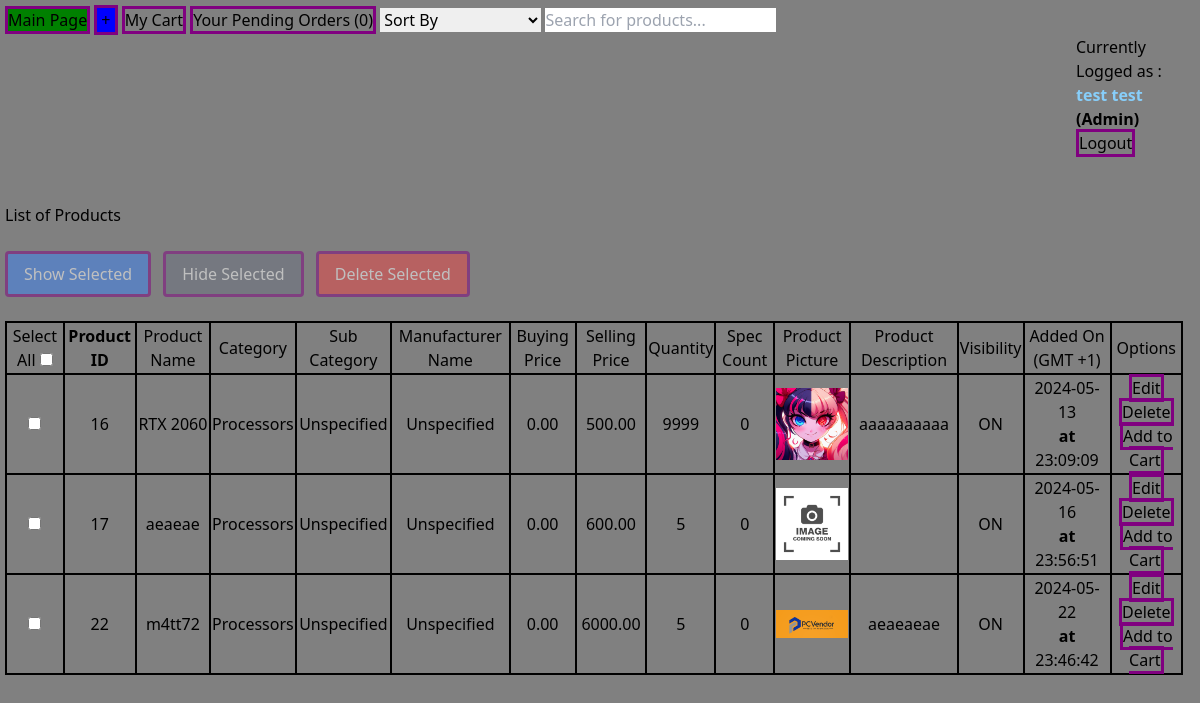
The app's page /Product/Products_List.php (signed in) with its own data.
### tables this page shows
CREATE TABLE `users` (
  `User_ID` int NOT NULL AUTO_INCREMENT,
  `User_Username` varchar(255) DEFAULT NULL,
  `User_FirstName` varchar(255) DEFAULT NULL,
  `User_LastName` varchar(255) DEFAULT NULL,
  `User_Phone` varchar(255) DEFAULT NULL,
  `User_Country` varchar(255) DEFAULT NULL,
  `User_Address` varchar(255) DEFAULT NULL,
  `User_Email` varchar(255) DEFAULT NULL,
  `User_Password` varchar(255) DEFAULT NULL,
  `User_RegisterationDate` timestamp NULL DEFAULT CURRENT_TIMESTAMP,
  `User_Role` enum('Owner','Admin','Client') NOT NULL DEFAULT 'Client',
  PRIMARY KEY (`User_ID`),
  UNIQUE KEY `User_Username` (`User_Username`)
);

CREATE TABLE `products` (
  `Product_ID` int NOT NULL AUTO_INCREMENT,
  `Product_Name` varchar(255) DEFAULT NULL,
  `Category_ID` int DEFAULT NULL,
  `SubCategory_ID` int DEFAULT NULL,
  `Product_Desc` varchar(2000) DEFAULT NULL,
  `Manufacturer_ID` int DEFAULT NULL,
  `Buying_Price` decimal(10,2) DEFAULT NULL,
  `Selling_Price` decimal(10,2) DEFAULT NULL,
  `Product_Quantity` int DEFAULT NULL,
  `Product_Visibility` enum('Visible','Invisible') NOT NULL DEFAULT 'Visible',
  `Date_Created` timestamp NULL DEFAULT CURRENT_TIMESTAMP,
  `Product_Picture` varchar(255) DEFAULT NULL,
  PRIMARY KEY (`Product_ID`),
  KEY `Category_ID` (`Category_ID`),
  KEY `SubCategory_ID` (`SubCategory_ID`),
  KEY `Manufacturer_ID` (`Manufacturer_ID`),
  CONSTRAINT `products_ibfk_1` FOREIGN KEY (`Category_ID`) REFERENCES `categories` (`Category_ID`),
  CONSTRAINT `products_ibfk_2` FOREIGN KEY (`SubCategory_ID`) REFERENCES `subcategories` (`SubCategory_ID`),
  CONSTRAINT `products_ibfk_3` FOREIGN KEY (`Manufacturer_ID`) REFERENCES `manufacturers` (`Manufacturer_ID`),
  CONSTRAINT `chk_buying_price` CHECK ((`Buying_Price` <= `Selling_Price`))
);

CREATE TABLE `categories` (
  `Category_ID` int NOT NULL AUTO_INCREMENT,
  `Category_Name` varchar(100) DEFAULT 'Unspecified',
  `Category_Desc` varchar(2000) DEFAULT NULL,
  PRIMARY KEY (`Category_ID`),
  UNIQUE KEY `UC_Category_Name` (`Category_Name`),
  UNIQUE KEY `Category_Name` (`Category_Name`)
);

CREATE TABLE `subcategories` (
  `SubCategory_ID` int NOT NULL AUTO_INCREMENT,
  `SubCategory_Name` varchar(100) DEFAULT NULL,
  `SubCategory_Desc` varchar(2000) DEFAULT NULL,
  `Category_ID` int DEFAULT NULL,
  PRIMARY KEY (`SubCategory_ID`),
  KEY `Category_ID` (`Category_ID`),
  CONSTRAINT `subcategories_ibfk_1` FOREIGN KEY (`Category_ID`) REFERENCES `categories` (`Category_ID`)
);

CREATE TABLE `manufacturers` (
  `Manufacturer_ID` int NOT NULL AUTO_INCREMENT,
  `Manufacturer_Name` varchar(100) DEFAULT 'Unspecified',
  `Manufacturer_Desc` varchar(2000) DEFAULT NULL,
  PRIMARY KEY (`Manufacturer_ID`)
);

### Product/Products_List.php (the view, shortened to what this page needs)
<!DOCTYPE html>
<html lang="en">
<head>
    <link href="../output.css" rel="stylesheet">
    <?php
    include_once ("../DB_Connexion.php");
    $userId = $_SESSION['User_ID'];
    $query = "SELECT User_Role, User_Username , User_FirstName , User_LastName FROM Users WHERE User_ID = :userId";
    $pdostmt = $connexion->prepare($query);
    $pdostmt->execute([':userId' => $userId]);
    if ($row = $pdostmt->fetch(PDO::FETCH_ASSOC)) {
        $userRole = $row['User_Role'];
        $User_FullName = $row['User_FirstName']. ' ' .  $row['User_LastName'];
    }
    $Order_Pending = "SELECT Order_ID FROM Orders WHERE User_ID = :userId";
    $pdostmt = $connexion->prepare($Order_Pending);
    $pdostmt->execute([':userId' => $userId]);
    $Order_Count = $pdostmt->rowCount();
    $query = "SELECT P.Product_ID, P.Date_Created, P.Product_Name, C.Category_Name, S.SubCategory_Name, M.Manufacturer_Name, P.Selling_Price, P.Buying_Price ,
                P.Product_Quantity, P.Product_Picture, P.Product_Desc, P.Product_Visibility
                FROM Products P
                JOIN Categories C ON P.Category_ID = C.Category_ID
                JOIN Manufacturers M ON P.Manufacturer_ID = M.Manufacturer_ID
                JOIN SubCategories S ON P.SubCategory_ID = S.SubCategory_ID
                ORDER BY P.Product_ID";
    $pdostmt = $connexion->prepare($query);
    $pdostmt->execute();
    ?>
</head>
<body style="padding: 5px; background-color : gray">
    <a href="../index.php" style="background-color: Green">Main Page</a>
    <a href="Products_Add.php" style="background-color: Blue; padding: 0px 4px; display: inline-block; ">+</a>
    <a href="../User/User_ShoppingCart.php">My Cart</a>
    <?php if($Order_Pending) { ?> <a href="../User/User_OrderStatus.php">Your Pending Orders (<?php echo $Order_Count ?>)</a> <?php } ?>
    <select id="sortSelect" onchange="sortProducts()">
        <option value="none">Sort By</option>
    </select>
    <input type="text" id="searchInput" onkeyup="searchProducts()" placeholder="Search for products...">
    <div id="User_Management">
        <span>Currently Logged as :
            <span id="UserFirstLastName" ><b><?php echo $User_FullName ?></b></span>
             <b>(<?php echo $userRole ?>)</b>
        </span>
        <a href="../User/User_Logout.php">Logout</a>
    </div>
    <br><br>
    <h1> List of Products</h1><br>
    <div class="Adjust">
        <button type="button" onclick="toggleVisibilityForSelected('Visible')"
            class="bg-blue-500 text-white px-4 py-2 rounded mr-2" id="showButton">Show Selected</button>
        <button type="button" onclick="toggleVisibilityForSelected('Invisible')"
            class="bg-gray-500 text-white px-4 py-2 rounded mr-2" id="hideButton">Hide Selected</button>
        <button type="button" onclick="deleteSelectedProducts()"
            class="bg-red-500 text-white px-4 py-2 rounded mr-2 disabled:opacity-50 cursor-pointer"
            id="deleteButton">Delete
            Selected</button>
    </div>
    <form id="productForm" method="POST">
        <table id="productTable" style="width: 99%; border: 2px solid black;">
            <tr>
                <td>Select All <input type="checkbox" id="masterCheckbox" onclick="toggleMasterCheckbox()">
                <td><b>Product ID</b></td>
                <td>Product Name</td>
                <td>Category</td>
                <td>Sub Category</td>
                <td>Manufacturer Name</td>
                <td>Buying Price</td>
                <td>Selling Price</td>
                <td>Quantity</td>
                <td>Spec Count</td>
                <td>Product Picture</td>
                <td>Product Description</td>
                <td>Visibility</td>
                <td>Added On (GMT +1)</td>
                <td>Options</td>
                <br>
                </td>
            </tr>
            <?php
            if ($pdostmt) {
                while ($ligne = $pdostmt->fetch(PDO::FETCH_ASSOC)):
                    $queryCountSpecs = "SELECT COUNT(*) FROM ProductSpecifications WHERE Product_ID = :productId";
                    $pdostmtCountSpecs = $connexion->prepare($queryCountSpecs);
                    $pdostmtCountSpecs->execute(["productId" => $ligne["Product_ID"]]);
                    $specCount = $pdostmtCountSpecs->fetchColumn();
                    ?>
                    <tr>
                        <td><input type="checkbox" id="productCheckbox" name="selected_products[]"
                                value="<?php echo $ligne["Product_ID"] ?>"></td>
                        <td>
                            <?php echo $ligne["Product_ID"] ?>
                        </td>
                        <td>
                            <?php echo $ligne["Product_Name"] ?>
                        </td>
                        <td>
                            <?php echo $ligne["Category_Name"] ?>
                        </td>
                        <td>
                            <?php echo $ligne["SubCategory_Name"] ?>
                        </td>
                        <td>
                            <?php echo $ligne["Manufacturer_Name"] ?>
                        </td>
                        <td>
                            <?php echo $ligne["Buying_Price"] ?>
                        </td>
                        <td>
                            <?php echo $ligne["Selling_Price"] ?>
                        </td>
                        <td>
                            <?php echo $ligne["Product_Quantity"] ?>
                        </td>
                        <td>
                            <?php echo $specCount ?>
                        </td>
                        <td>
                            <?php
                            $imagePath = $ligne["Product_Picture"];
                            if ($imagePath && file_exists($imagePath)) {
                                echo '<img src="' . $imagePath . '" alt="Product Image" style="width: 100px; height: auto;">';
                            } else {
                                echo 'No Image Found';
                            }
                            ?>
                        </td>
                        <td>
                            <?php echo $ligne["Product_Desc"] ?>
                        </td>
                        <td>
                            <?php echo ($ligne["Product_Visibility"] == 'Visible') ? 'ON' : 'OFF'; ?>
                        </td>
                        <td>
                            <?php echo date('Y-m-d', strtotime($ligne["Date_Created"])) . '<br><b> at </b><br>' . date('H:i:s', strtotime($ligne["Date_Created"])); ?>
                        </td>
                        <td>
                            <a href="Products_Modify.php?id=<?php echo $ligne["Product_ID"] ?>">Edit</a>
                            <a href="Products_Delete.php?id=<?php echo $ligne["Product_ID"] ?>"
                                onclick="return confirm('Are you sure you want to delete this product?\n*Disclaimer* : This action is irreversible')">Delete</a><br>
                            <a href="Add_To_Cart.php?id=<?php echo $ligne["Product_ID"]; ?>">Add to Cart
                        </a>
                    </tr>
                <?php endwhile;
            } ?>
        </table>
        <br>
    </form>
</body>
</html>

### Product/Products_List.php (style rules this page uses)
tr td { border: 2px black solid; text-align: center; }
a, button { border: 3px solid purple }
.Adjust { visibility: visible; }
#UserFirstLastName { color: lightskyblue; }
#User_Management { margin-left: 90%; justify-content: space-evenly; }

### records on screen
users: User_FullName "test test", User_Role "Admin"
products: Product_ID "16", Product_Name "RTX 2060", Category_ID.Category_Name "Processors", SubCategory_ID.SubCategory_Name "Unspecified", Manufacturer_ID.Manufacturer_Name "Unspecified", Buying_Price "0.00", Selling_Price "500.00", Product_Quantity "9999", specCount "0", Product_Picture (picture), Product_Desc "aaaaaaaaaa", Product_Visibility "ON", Date_Created "2024-05-13", Date_Created "23:09:09"
products: Product_ID "17", Product_Name "aeaeae", Category_ID.Category_Name "Processors", SubCategory_ID.SubCategory_Name "Unspecified", Manufacturer_ID.Manufacturer_Name "Unspecified", Buying_Price "0.00", Selling_Price "600.00", Product_Quantity "5", specCount "0", Product_Picture (placeholder picture), Product_Visibility "ON", Date_Created "2024-05-16", Date_Created "23:56:51"
products: Product_ID "22", Product_Name "m4tt72", Category_ID.Category_Name "Processors", SubCategory_ID.SubCategory_Name "Unspecified", Manufacturer_ID.Manufacturer_Name "Unspecified", Buying_Price "0.00", Selling_Price "6000.00", Product_Quantity "5", specCount "0", Product_Picture (picture), Product_Desc "aeaeaeae", Product_Visibility "ON", Date_Created "2024-05-22", Date_Created "23:46:42"

### other values on screen
$Order_Count "0"
